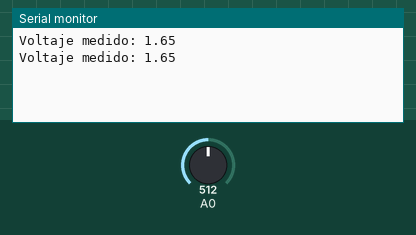
A sketch run on a simulated Arduino Uno, built with avr-gcc and run on an emulated ATmega328P. Parts: the last lines printed to the serial monitor. The test bench sets the inputs (shaded band); at power-on: A0 = 512.

Above: at 1.8 s.
1.9 s: A0 set to 716
At 2.3 s:
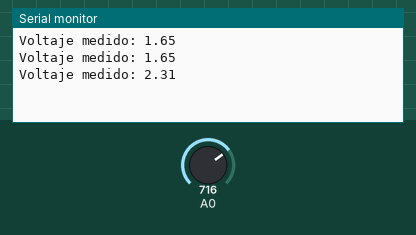
3.4 s: A0 set to 900
At 4.8 s:
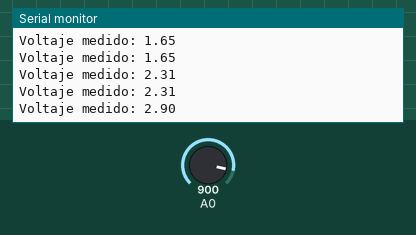
Timing chart, 0 to 6.4 s (numbered marks = the images above; inputs shaded):
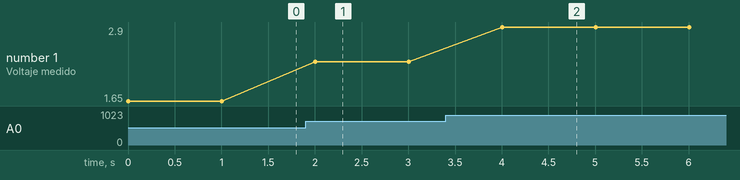

The sketch:

ReadAnalogVoltage.ino
```cpp
/*
 * Lectura de Tension (AnalogReadVoltage)
 */

#include <Servo.h>
// SERVO:
Servo servo; // Definimos un objeto servo a controlar desde la Raspi

// Variables del servo
const int servoPin = 9; // El servo conectará en el pin 9 (PWM)
const int cerrado = 90; // Cerrado: Servo a 90 grados (Posicion inicial)
const int abierto = 0; // Abierto: Servo a 0 grados

// Historico de posiciones
int posInicial = cerrado;
int posAnterior;
int posicion;

const float voltajeEntrada = 3.3;

void setup() {
  Serial.begin(9600);
}

void loop() {
  // Lee el valor a traves del pin analogico de entrada A0:
  int valorMedido = analogRead(A0);

  // Convierto la lectura (de 0 a 1023) a voltaje (0 a 5V):
  float voltajeMedido = valorMedido * (voltajeEntrada / 1023);
  Serial.print("Voltaje medido: ");
  // Imprimo el valor medido:
  Serial.println(voltajeMedido);
  delay(1000);
}
```

Measured:
- after the input at 1.9 s, the serial monitor: prints a new line after 0.10 s (image 1)
- after the input at 3.4 s, the serial monitor: prints a new line after 0.60 s (image 2)
- plotted number 1: 1.65 → 2.31 after the input at 1.9 s, 2.31 → 2.9 after the input at 3.4 s
